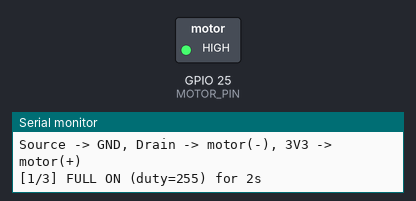
Bench run of a sketch on a simulated ESP32. Parts: switched loads named in the sketch (green lamp = pin HIGH), the last lines printed to the serial monitor.

Above: at 0.3 s.
At 8.44 s:
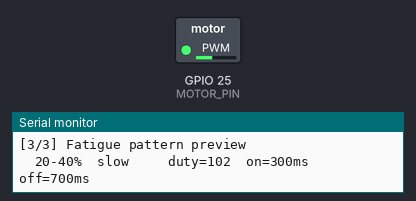
At 22.9 s:
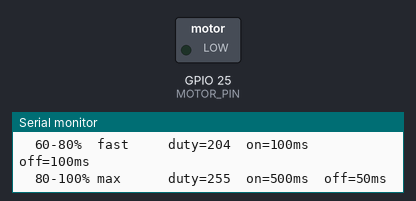
At 37.37 s:
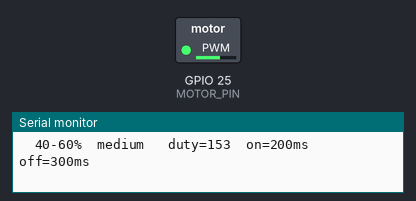
Timing chart, 0 to 40.0 s (numbered marks = the images above):
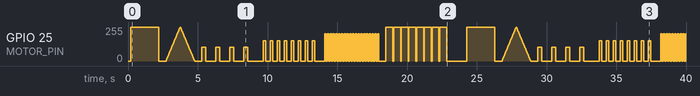

The sketch:

motor_test.ino
```cpp
// Motor wiring test — no EMG sensor required.
// Cycles through: full-on, PWM sweep, then the four fatigue pulse patterns.
// Watch the Serial Monitor to see which phase you're in so you can tell
// whether what you're feeling matches what the firmware is sending.

const int MOTOR_PIN = 25;

const int     MOTOR_PWM_FREQ = 2000;   // 2 kHz
const uint8_t MOTOR_PWM_RES  = 8;      // 8-bit duty (0–255)

void setup() {
  Serial.begin(115200);
  delay(200);

  ledcAttach(MOTOR_PIN, MOTOR_PWM_FREQ, MOTOR_PWM_RES);
  ledcWrite(MOTOR_PIN, 0);

  Serial.println();
  Serial.println("=== Motor wiring test ===");
  Serial.println("GPIO25 -> 220ohm -> 2N7000 gate");
  Serial.println("Source -> GND, Drain -> motor(-), 3V3 -> motor(+)");
  Serial.println();
}

void loop() {
  // 1. Simplest possible check: full on for 2 seconds.
  Serial.println("[1/3] FULL ON (duty=255) for 2s");
  ledcWrite(MOTOR_PIN, 255);
  delay(2000);
  ledcWrite(MOTOR_PIN, 0);
  delay(500);

  // 2. Slow ramp 0 -> 255 -> 0. You should feel the intensity change smoothly.
  Serial.println("[2/3] PWM ramp 0 -> 255 -> 0 (tests that PWM actually works)");
  for (int duty = 0; duty <= 255; duty += 5) {
    ledcWrite(MOTOR_PIN, duty);
    delay(20);
  }
  for (int duty = 255; duty >= 0; duty -= 5) {
    ledcWrite(MOTOR_PIN, duty);
    delay(20);
  }
  ledcWrite(MOTOR_PIN, 0);
  delay(500);

  // 3. Walk through the four fatigue patterns so you can feel each one.
  Serial.println("[3/3] Fatigue pattern preview");
  runPattern("  20-40%  slow   ", 300, 700, (uint8_t)(0.40f * 255), 4000);
  runPattern("  40-60%  medium ", 200, 300, (uint8_t)(0.60f * 255), 4000);
  runPattern("  60-80%  fast   ", 100, 100, (uint8_t)(0.80f * 255), 4000);
  runPattern("  80-100% max    ", 500,  50, 255,                    4000);

  Serial.println("--- cycle complete, looping ---");
  Serial.println();
  delay(1000);
}

void runPattern(const char* label, uint32_t onMs, uint32_t offMs,
                uint8_t duty, uint32_t totalMs) {
  Serial.print(label);
  Serial.print("  duty=");
  Serial.print(duty);
  Serial.print("  on=");
  Serial.print(onMs);
  Serial.print("ms  off=");
  Serial.print(offMs);
  Serial.println("ms");

  uint32_t start = millis();
  while (millis() - start < totalMs) {
    ledcWrite(MOTOR_PIN, duty);
    delay(onMs);
    ledcWrite(MOTOR_PIN, 0);
    delay(offMs);
  }
  ledcWrite(MOTOR_PIN, 0);
  delay(400);
}
```
